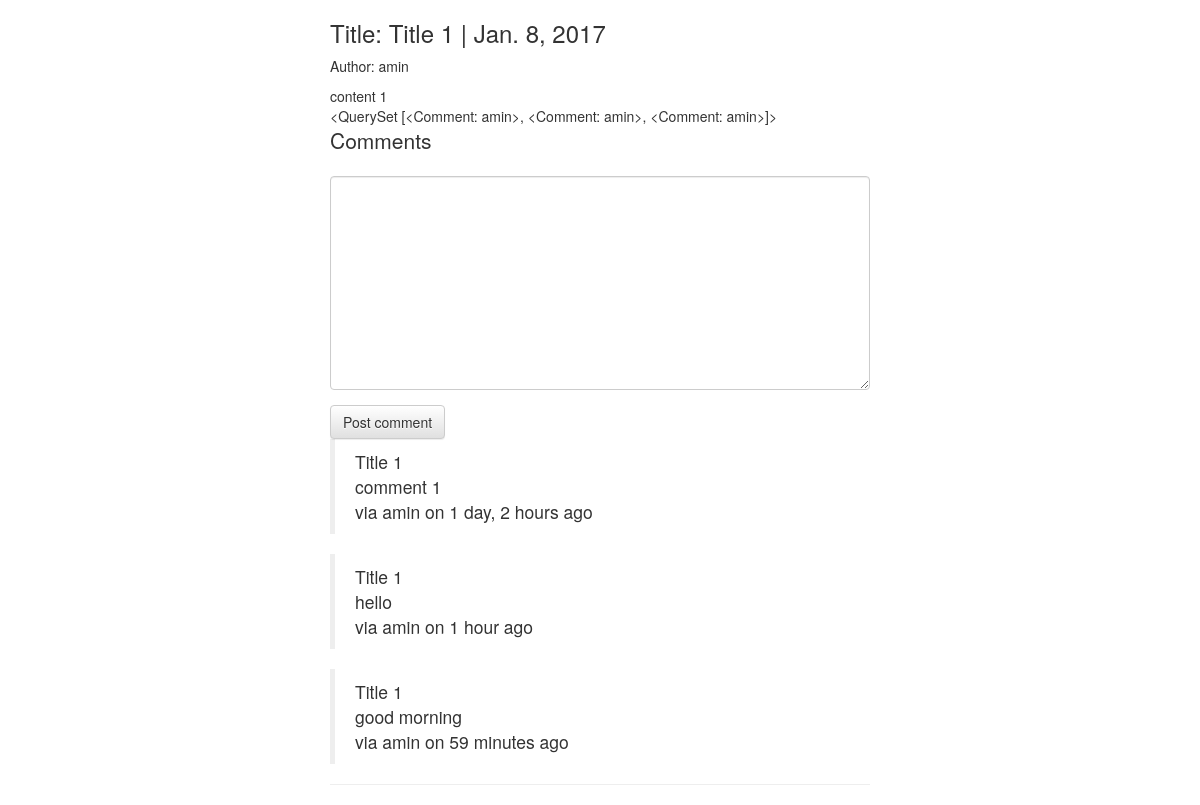
The app's page /posts/slug_1/ (signed in) with its own data.
### posts/models.py (models this page shows, shortened)
class Post(models.Model):
	user = models.ForeignKey(settings.AUTH_USER_MODEL, default=1)
	title = models.CharField(max_length=120)
	slug = models.SlugField(unique=True)
	image = models.ImageField(upload_to=upload_location, null=True, blank=True, width_field="width_field", height_field="height_field")
	height_field = models.IntegerField(default=0)
	width_field = models.IntegerField(default=0)
	content = models.TextField()
	draft = models.BooleanField(default=False)
	publish = models.DateField(auto_now=False, auto_now_add=False)
	update = models.DateTimeField(auto_now = True, auto_now_add=False)
	timestamp = models.DateTimeField(auto_now=False, auto_now_add=True)
	objects = PostManager()
	def __str__(self):
		return self.title
	class Meta:
		ordering = ['-id', '-timestamp', '-update']
	def get_markdown(self):
		content = self.content
		return mark_safe(markdown(content))
	@property
	def comments(self):
		instance = self
		qs = Comment.objects.filter_by_instance(instance)
		return qs
	@property
	def get_content_type(self):
		instance = self
		content_type = ContentType.objects.get_for_model(instance.__class__)
		return content_type

### comments/models.py (models this page shows)
class Comment(models.Model):
	user = models.ForeignKey(settings.AUTH_USER_MODEL, default=1)
	content = models.TextField()
	timestamp = models.DateTimeField(auto_now_add=True)
	content_type = models.ForeignKey(ContentType, on_delete=models.CASCADE)
	object_id = models.PositiveIntegerField()
	content_object = GenericForeignKey('content_type', 'object_id')
	objects = CommentManager()
	def __str__(self):
		return str(self.user.username)

### posts/views.py (the view, shortened to what this page needs)
# urls.py: url(r'^(?P<slug>[\w-]+)/$', post_detail, name='detail'),
def post_detail(request, slug=None):
	instance = get_object_or_404(Post, slug = slug)
	if instance.publish > timezone.now().date() or instance.draft:
		if not request.user.is_staff  or not request.user.is_superuser:
			raise Http404
	share_string = quote_plus(instance.content)
	comments = instance.comments
	initial_data = {
		"content_type": instance.get_content_type,
		"object_id": instance.id
	}
	form = CommentForm(request.POST or None, initial=initial_data)
	context = {
		"title": instance.title,
		"instance": instance,
		"share_string": share_string,
		"comments": comments,
		"comment_form": form,
	}
	return render(request, 'post_detail.html', context)

### comments/forms.py
class CommentForm(forms.Form):
	content_type = forms.CharField(widget=forms.HiddenInput)
	object_id = forms.IntegerField(widget=forms.HiddenInput)
	content = forms.CharField(label="", widget=forms.Textarea)

### comments/models.py (called while the page is built)
	def filter_by_instance(self, instance):
		content_type = ContentType.objects.get_for_model(instance.__class__)
		obj_id = instance.id
		qs = super(CommentManager, self).filter(content_type=content_type, object_id=obj_id)
		return qs

### posts/models.py (called while the page is built)
	def all(self, *args, **kwargs):
		return super(PostManager, self).filter(draft=False).filter(publish__lte=timezone.now())

### posts/templatetags/urlify.py (called while the page is built)
@register.filter
def urlify(value):
	return quote_plus(value)

### posts/templates/post_detail.html (shortened to what this page needs)
{% extends 'base.html' %}
{% load urlify %}
{% load crispy_forms_tags %}
{% block head %} {{ instance.title }} {% endblock%} {% block content %}
<div class="col-sm-6 col-sm-offset-3">
    <h3>Title: {{ title }} {% if instance.draft %} <span style="color:red">Draft</span> {% endif %}| {{ instance.publish }}</h3>
    {% if instance.user.get_full_name %}
    <p>Author: {{ instance.user.get_full_name }}</p>
    {% else %}
    <p>Author: {{ instance.user }}</p>
    {% endif %}
    <div class="content-markdown post-detail-item">
        {{ instance.content }}
    </div>
    <div>
        {{ instance.comments.all }}
    </div>
    <div>
        <p class="lead">Comments</p>
        <form action="." method="POST">
            {{ comment_form | crispy}}
            <input type="submit" value="Post comment" class="btn btn-default">
        </form>
        {% for i in comments %}
        <blockquote>
            {{ i.content_object }}
            <div class="">{{ i.content }} <br/> via {{ i.user }} on {{ i.timestamp|timesince }} ago</div>
        </blockquote>
        {% endfor %}
    </div>
    <hr>
</div>
{% endblock %}

### records on screen
Post: title "Title 1", publish "Jan. 8, 2017", user "amin", content "content 1", comments.all "<QuerySet [<Comment: amin>, <Comment: amin>, <Comment: amin>]>"
Comment: content_object "Title 1", content "comment 1", user "amin", timestamp "1 day, 2 hours"
Comment: content_object "Title 1", content "hello", user "amin", timestamp "1 hour"
Comment: content_object "Title 1", content "good morning", user "amin", timestamp "59 minutes"
